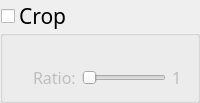
         <widget class="QGroupBox" name="groupBox_Crop">
          <property name="font">
           <font>
            <family>Microsoft YaHei Light</family>
            <pointsize>16</pointsize>
           </font>
          </property>
          <property name="title">
           <string>Crop</string>
          </property>
          <property name="checkable">
           <bool>true</bool>
          </property>
          <property name="checked">
           <bool>false</bool>
          </property>
          <layout class="QVBoxLayout" name="verticalLayout_15">
           <property name="leftMargin">
            <number>30</number>
           </property>
           <property name="topMargin">
            <number>30</number>
           </property>
           <item>
            <layout class="QHBoxLayout" name="horizontalLayout_21" stretch="2,12,2">
             <item>
              <widget class="QLabel" name="label_20">
               <property name="font">
                <font>
                 <family>Microsoft YaHei Light</family>
                 <pointsize>12</pointsize>
                </font>
               </property>
               <property name="text">
                <string>Ratio:</string>
               </property>
              </widget>
             </item>
             <item>
              <widget class="QSlider" name="horizontalSlider_CropRatio">
               <property name="minimum">
                <number>1</number>
               </property>
               <property name="maximum">
                <number>50</number>
               </property>
               <property name="orientation">
                <enum>Qt::Horizontal</enum>
               </property>
              </widget>
             </item>
             <item>
              <widget class="QLabel" name="label_CropRatio">
               <property name="font">
                <font>
                 <family>Microsoft YaHei Light</family>
                 <pointsize>12</pointsize>
                </font>
               </property>
               <property name="text">
                <string>1</string>
               </property>
              </widget>
             </item>
            </layout>
           </item>
          </layout>
         </widget>
